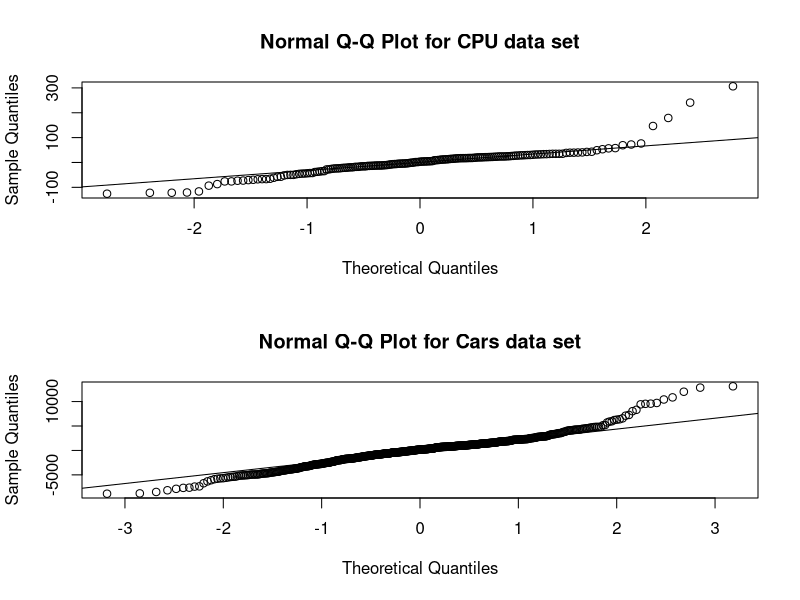
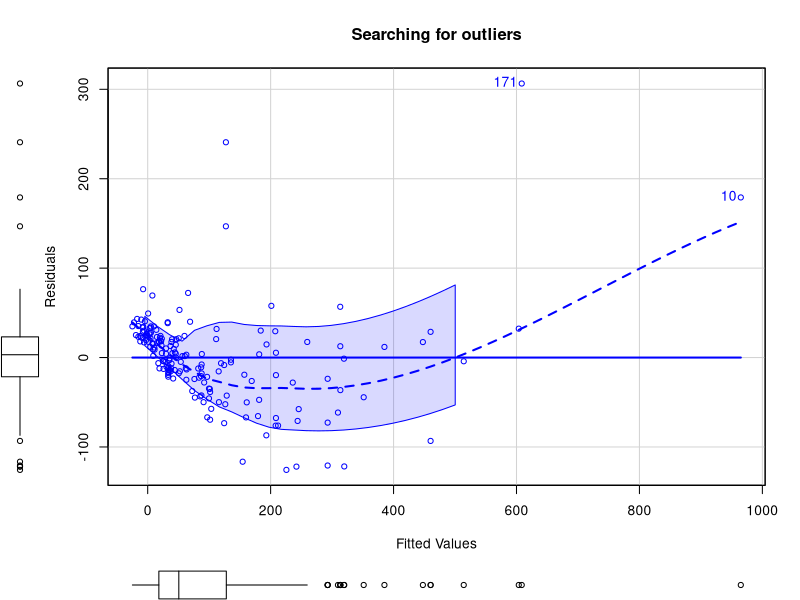
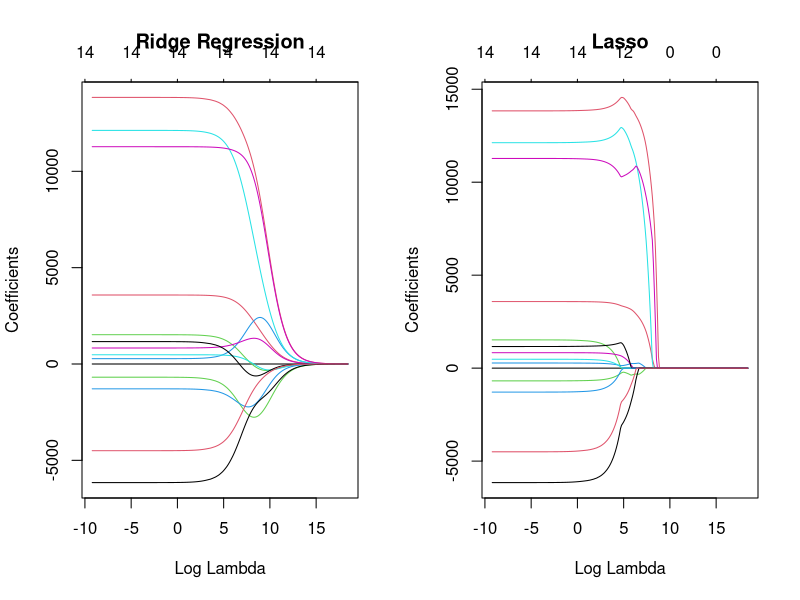

Write R code to recreate these figures, in order.
## ---- chunk 1
knitr::opts_chunk$set(echo = TRUE)
## ---- chunk 2
library(tidyverse)
library(caret)
library(car)
library(glmnet)
## ---- chunk 3
machine <- read_csv("machine.csv")
cars <- read_csv("cars.csv")
## ---- chunk 4
machine <- machine[, 4:10]
head(machine, n = 5)
## ---- chunk 5
cars <- cars[, -1]
glimpse(cars)
## ---- chunk 6
set.seed(423356)
machine_sampling_vector <- createDataPartition(machine$PRP, p = 0.85, list = FALSE)
machine_train <- machine[machine_sampling_vector,]
machine_train_labels <- machine$PRP[machine_sampling_vector]
machine_test <- machine[-machine_sampling_vector,]
machine_test_labels <- machine$PRP[-machine_sampling_vector]
machine_train_features <- machine[, 1:6]
## ---- chunk 7
set.seed(523356)
cars_sampling_vector <- createDataPartition(cars$Price, p = 0.85, list = FALSE)
cars_train <- cars[cars_sampling_vector,]
cars_train_labels <- cars$Price[cars_sampling_vector]
cars_test <- cars[-cars_sampling_vector,]
cars_test_labels <- cars$Price[-cars_sampling_vector]
cars_train_features <- cars[,-1]
## ---- chunk 8
machine_correlations <- cor(machine_train_features)
findCorrelation(machine_correlations)
## ---- chunk 9
findCorrelation(machine_correlations, cutoff = 0.75)
cor(machine_train$MMIN, machine_train$MMAX)
## ---- chunk 10
findLinearCombos(machine_correlations)
## ---- chunk 11
cars_cor <- cor(cars_train_features)
findCorrelation(cars_cor)
## ---- chunk 12
findCorrelation(cars_cor, cutoff = 0.75)
## ---- chunk 13
cor(cars$Doors,cars$coupe)
table(cars$coupe,cars$Doors)
## ---- chunk 14
findLinearCombos(cars)
## ---- chunk 15
set.seed(623356)
cars <- cars[,c(-15, -18)]
cars_sampling_vector <- createDataPartition(cars$Price, p = 0.85, list = FALSE)
cars_train <- cars[cars_sampling_vector,]
cars_train_labels <- cars$Price[cars_sampling_vector]
cars_test <- cars[-cars_sampling_vector,]
cars_test_labels <- cars$Price[-cars_sampling_vector]
cars_train_features <- cars[,-1]
## ---- chunk 16
machine_model1 <- lm(PRP ~ ., data = machine_train)
cars_model1 <- lm(Price ~ ., data = cars_train)
## ---- chunk 17
summary(machine_model1)
## ---- chunk 18
summary(cars_model1)
## ---- chunk 19
alias(cars_model1)
## ---- chunk 20
cars_model2 <- lm(Price ~. -Saturn, data = cars_train)
summary(cars_model2)
## ---- chunk 21
summary(cars_model2$residuals)
mean(cars_train$Price)
## ---- chunk 22
par(mfrow = c(2, 1))
machine_residuals <- machine_model1$residuals
qqnorm(machine_residuals, main = "Normal Q-Q Plot for CPU data set")
qqline(machine_residuals)
cars_residuals <- cars_model2$residuals
qqnorm(cars_residuals, main = "Normal Q-Q Plot for Cars data set")
qqline(cars_residuals)
## ---- chunk 23
summary(machine_model1)
## ---- chunk 24
q <- 0.037404 / 0.016382
q

pt(q, df = 172, lower.tail = F) * 2
## ---- chunk 25
n_machine <- nrow(machine_train)
k_machine <- length(machine_model1$coefficients) - 1
sqrt(sum(machine_model1$residuals ^ 2) / (n_machine - k_machine - 1))
## ---- chunk 26
n_cars <- nrow(cars_train)
k_cars <- length(cars_model2$coefficients) - 1
sqrt(sum(cars_model2$residuals ^ 2) / (n_cars - k_cars - 1))
## ---- chunk 27
mean(machine_train$PRP)

mean(cars_train$Price)
## ---- chunk 28
compute_rsquared <- function(x, y) {
  rss <- sum((x - y) ^ 2)
  tss <- sum((y - mean(y)) ^ 2)
  return(1 - (rss / tss))
}

compute_rsquared(machine_model1$fitted.values, machine_train$PRP)
## ---- chunk 29
compute_rsquared(cars_model2$fitted.values, cars_train$Price)
## ---- chunk 30
compute_adjusted_rsquared <- function(x, y, k) {
  n <- length(y)
  r2 <- compute_rsquared(x, y)
  return(1 - ((1 - r2) * (n - 1) / (n - k - 1)))
}

compute_adjusted_rsquared(machine_model1$fitted.values, machine_train$PRP, k_machine)
## ---- chunk 31
compute_adjusted_rsquared(cars_model2$fitted.values, cars_train$Price, k_cars)
## ---- chunk 32
machine_model1_predictions <- predict(machine_model1, machine_test)
cars_model2_predictions <- predict(cars_model2, cars_test)
## ---- chunk 33
compute_mse <- function(predictions, actual) { 
  mean( (predictions - actual) ^ 2 ) 
}
## ---- chunk 34
compute_mse(machine_model1$fitted.values, machine_train$PRP)
## ---- chunk 35
compute_mse(machine_model1_predictions, machine_test$PRP)
## ---- chunk 36
compute_mse(cars_model2$fitted.values, cars_train$Price)
## ---- chunk 37
compute_mse(cars_model2_predictions, cars_test$Price)
## ---- chunk 38
vif(cars_model2)
## ---- chunk 39
sedan_model <- lm(sedan ~ .-Price -Saturn, data = cars_train)
sedan_r2 <- compute_rsquared(sedan_model$fitted.values, cars_train$sedan)
1 / (1-sedan_r2)
## ---- chunk 40
scatterplot(machine_model1$fitted.values, machine_model1$residuals, id = TRUE, xlab = "Fitted Values", ylab = "Residuals", main = "Searching for outliers")
## ---- chunk 41
machine_model2 <- lm(PRP ~ ., data = machine_train[!(rownames(machine_train)) %in% c(171),])

summary(machine_model2)
## ---- chunk 42
sqrt(sum(machine_model1$residuals ^ 2) / (n_machine - k_machine - 1))
## ---- chunk 43
k_machine <- length(machine_model2$coefficients) - 1
sqrt(sum(machine_model2$residuals ^ 2) / (n_machine - k_machine - 1))
## ---- chunk 44
compute_mse(machine_model1_predictions, machine_test$PRP)
## ---- chunk 45
machine_model2_predictions <- predict(machine_model2, machine_test)
compute_mse(machine_model2_predictions, machine_test$PRP)
## ---- chunk 46
machine_model_null <- lm(PRP ~ 1, data = machine_train[!(rownames(machine_train)) %in% c(171),])
cars_model_null <- lm(Price ~ 1, data = cars_train)
## ---- chunk 47
machine_model3 <- step(machine_model_null, scope = list(lower = machine_model_null, upper = machine_model2), direction = "forward")
## ---- chunk 48
cars_model3 <- step(cars_model2, scope = list(lower=cars_model_null, upper=cars_model2), direction = "backward")
## ---- chunk 49
machine_model3_predictions <- predict(machine_model3, machine_test)
compute_mse(machine_model3_predictions, machine_test$PRP)
## ---- chunk 50
cars_model3_predictions <- predict(cars_model3, cars_test)
compute_mse(cars_model3_predictions, cars_test$Price)
## ---- chunk 51
cars_train_mat <- model.matrix(Price ~ .-Saturn, cars_train)[,-1]
lambdas <- 10 ^ seq(8, -4, length = 250)
cars_models_ridge <- glmnet(cars_train_mat, cars_train$Price, alpha = 0, lambda = lambdas)
cars_models_lasso <- glmnet(cars_train_mat, cars_train$Price, alpha = 1, lambda = lambdas)
## ---- chunk 52
layout(matrix(c(1, 2), 1, 2))
plot(cars_models_ridge, xvar = "lambda", main = "Ridge Regression")
plot(cars_models_lasso, xvar = "lambda", main = "Lasso")
## ---- chunk 53
ridge.cv <- cv.glmnet(cars_train_mat, cars_train$Price, alpha = 0)
lambda_ridge <- ridge.cv$lambda.min
lambda_ridge
## ---- chunk 54
lasso.cv <- cv.glmnet(cars_train_mat, cars_train$Price, alpha = 1)
lambda_lasso <- lasso.cv$lambda.min
lambda_lasso
## ---- chunk 55
cars_test_mat <- model.matrix(Price ~ . -Saturn, cars_test)[,-1]
cars_ridge_predictions <- predict(cars_models_ridge, s = lambda_ridge, newx = cars_test_mat)
compute_mse(cars_ridge_predictions, cars_test$Price)
## ---- chunk 56
cars_lasso_predictions <- predict(cars_models_lasso, s = lambda_lasso, newx = cars_test_mat)
compute_mse(cars_lasso_predictions, cars_test$Price)
